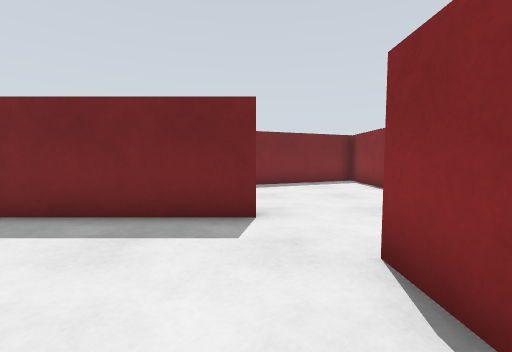
view 1 (above)

16 first-person views from a walk through a world built for the Gazebo simulator. The camera is 1 m above the floor, tilts 4° down and sees 90° across. The floor is counted in squares, 1 m on a side. Each view is taken from the middle of a square. On the plan, view 1 faces up. The plan holds only what a view shows up to about 11 squares ahead; the rest is blank. The robots in the file are not drawn.

view 2
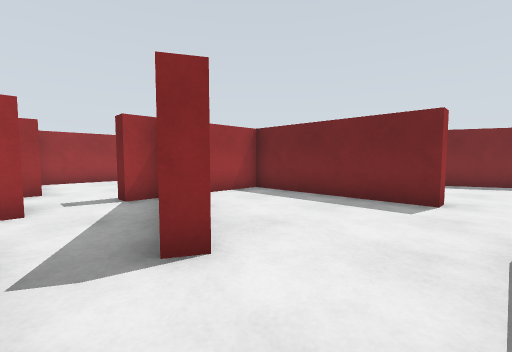

view 3
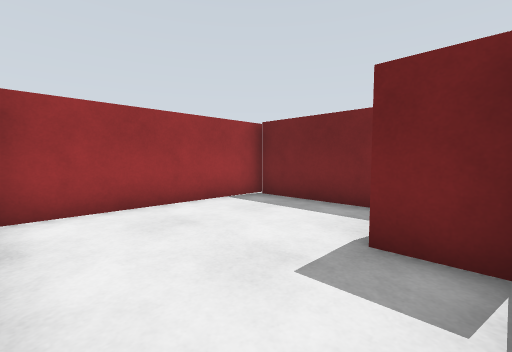

view 4
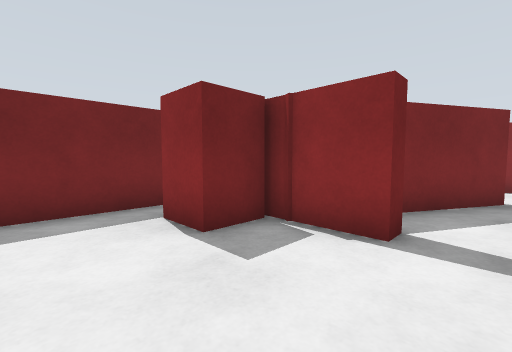

view 5
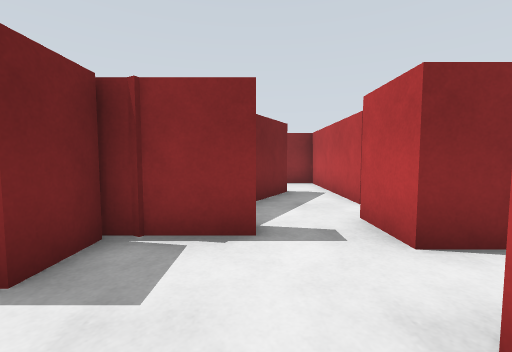

view 6
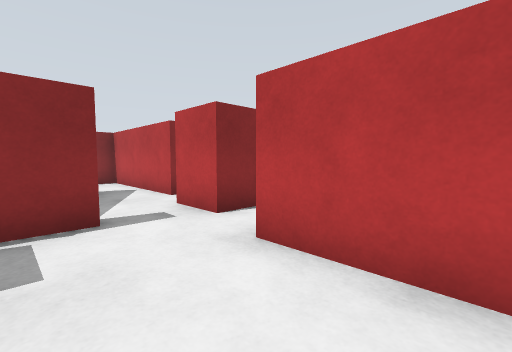

view 7
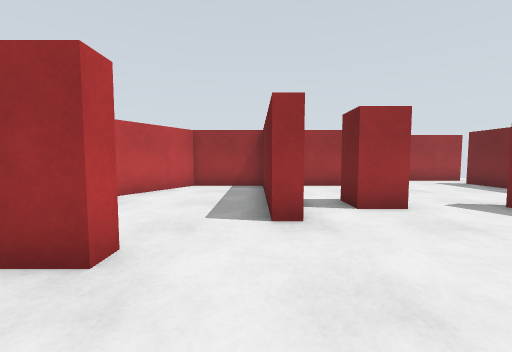

view 8
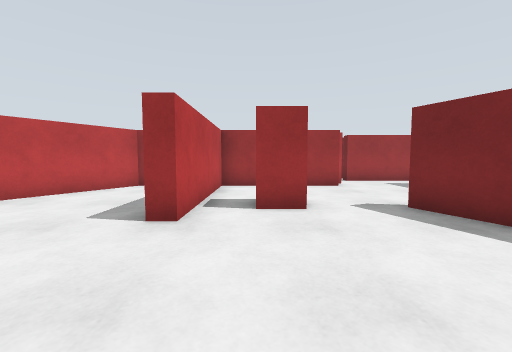

view 9
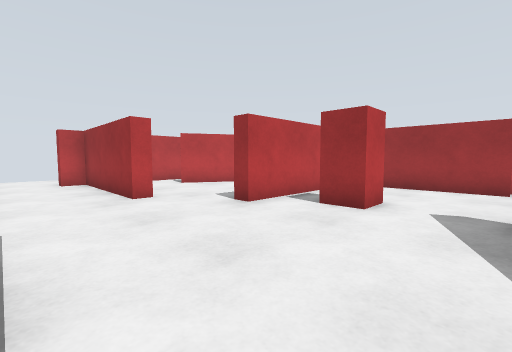

view 10
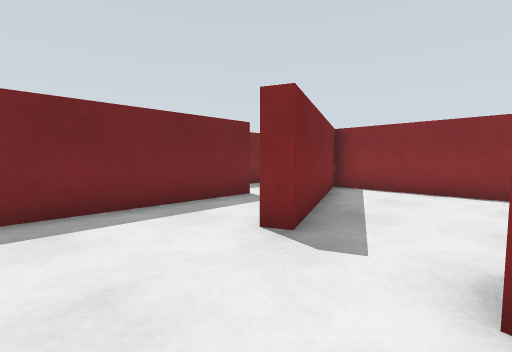

view 11
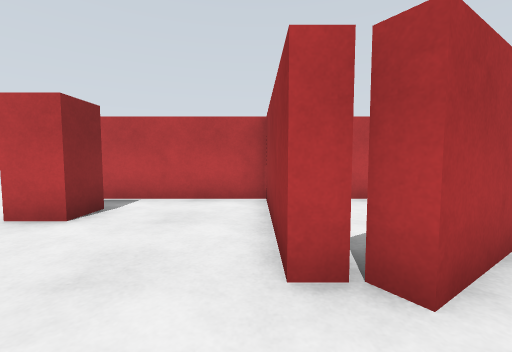

view 12
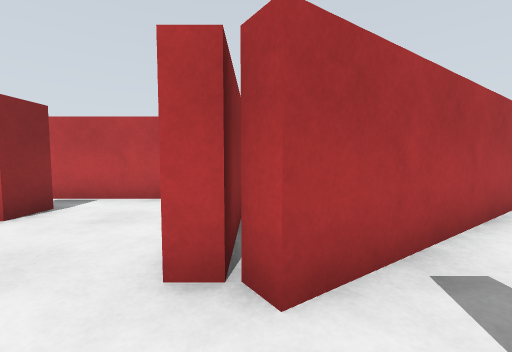

view 13
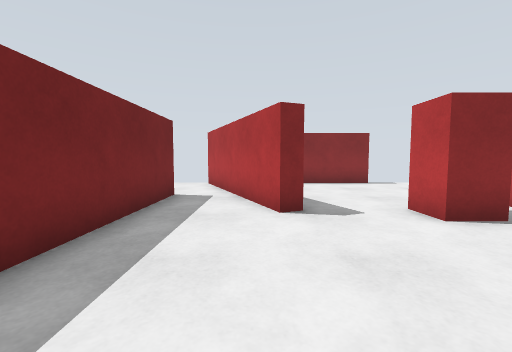

view 14
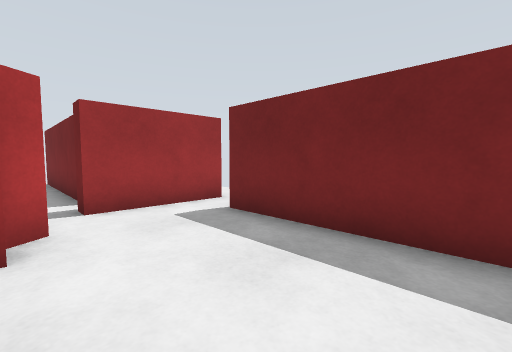

view 15
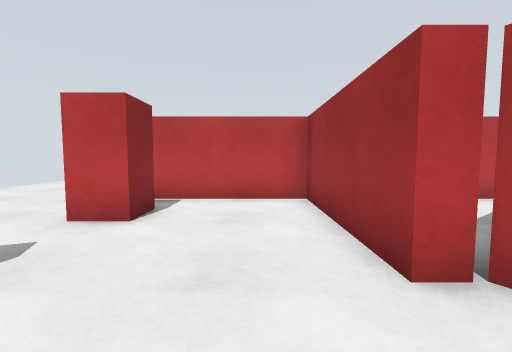

view 16
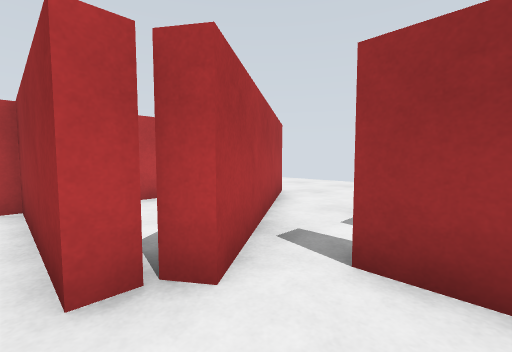

### Floor plan
Key: @ floor where view 1 was taken; # wall or solid block; x gap in a wall; . floor; B red box.
Columns run from 14 left of view 1 to 5 right of it. Each row starts with its distance up from view 1.
 14                  #
 13                 ...
 12        #x#######..#
 11        #.......#####
 10 ######.#.....###...#
  9     ...###.........#
  8   ...###.#.........#
  7 ....##...#..BB.....#
  6 ...##... #..BB.....#
  5 ........ #.........
  4    ############....
  3    #...BB#.........
  2    #...BB#......#..
  1    #.....##.....#..
  0    #.....####.@.#..
 -1    #........#...#..
 -2    ####.BB......#..
 -3         BB ######..
 -4                  ..
 -5                  ..

Positions as (right, up) in squares from view 1, and headings:
1: (0, 0), facing up
2: (1, -2), facing up-left
3: (-6, -1), facing up-left
4: (-9, -1), facing up-right
5: (-9, 0), facing right
6: (-10, 1), facing down-right
7: (4, 4), facing left
8: (4, 6), facing left
9: (4, 9), facing down-left
10: (-4, 7), facing up-right
11: (-5, 11), facing down
12: (-6, 11), facing down
13: (-6, 10), facing right
14: (-2, 9), facing up-left
15: (-4, 11), facing down
16: (-5, 11), facing down-left
